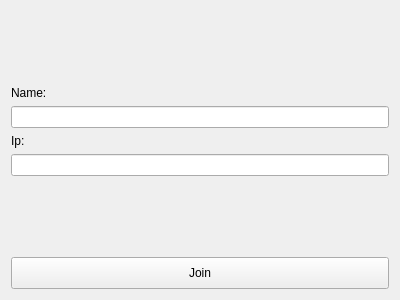
<?xml version="1.0" encoding="UTF-8"?>
<ui version="4.0">
 <class>Form</class>
 <widget class="QWidget" name="Form">
  <property name="geometry">
   <rect>
    <x>0</x>
    <y>0</y>
    <width>400</width>
    <height>300</height>
   </rect>
  </property>
  <property name="windowTitle">
   <string>Form</string>
  </property>
  <layout class="QVBoxLayout" name="verticalLayout_2">
   <item>
    <layout class="QVBoxLayout" name="verticalLayout">
     <property name="topMargin">
      <number>75</number>
     </property>
     <property name="bottomMargin">
      <number>75</number>
     </property>
     <item>
      <widget class="QLabel" name="NameLabel">
       <property name="text">
        <string>Name:</string>
       </property>
      </widget>
     </item>
     <item>
      <widget class="QLineEdit" name="nameInput"/>
     </item>
     <item>
      <widget class="QLabel" name="IpLabel">
       <property name="text">
        <string>Ip:</string>
       </property>
      </widget>
     </item>
     <item>
      <widget class="QLineEdit" name="ipInput"/>
     </item>
    </layout>
   </item>
   <item>
    <widget class="QPushButton" name="JoinButton">
     <property name="sizePolicy">
      <sizepolicy hsizetype="Expanding" vsizetype="Expanding">
       <horstretch>0</horstretch>
       <verstretch>0</verstretch>
      </sizepolicy>
     </property>
     <property name="text">
      <string>Join</string>
     </property>
    </widget>
   </item>
  </layout>
 </widget>
 <resources/>
 <connections/>
</ui>
